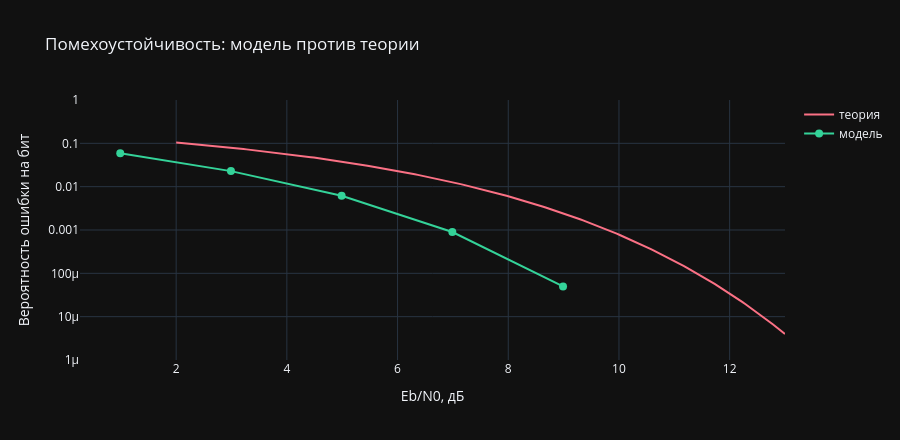

The code cell stored with this chart in its notebook:
### Markdown cell above
### 9. Кривая помехоустойчивости

Свип по отношению сигнал/шум: для каждой точки свой прогон со своим зерном
шума. Результат должен лечь на теоретическую кривую.

### Code cell
def run_point(esn0_db, nbits, mod, seed):
    """Один прогон тракта при заданном Es/N0 — число ошибок и проверенных бит."""
    b = make_bits(nbits, seed)
    w = pulse_shape(modulate(b, mod), taps, SPS)
    w = add_noise(w, esn0_db, seed=seed)
    if CFO_HZ or PHASE_DEG:
        w = apply_cfo(w, FS, CFO_HZ, PHASE_DEG)
    if TIMING_ERR:
        w = apply_timing(w, SPS, TIMING_ERR)
    r, _, _, _ = receive(w, taps, SPS, mod, FS)
    return count_errors(b, r, mod)


sweep_rows = []
for i, esn0 in enumerate(SWEEP):
    e, n = run_point(esn0, SWEEP_BITS, MOD, SEED + i)
    sweep_rows.append({
        "Es/N0, дБ": esn0,
        "Eb/N0, дБ": esn0 - 10 * np.log10(BPS),
        "ошибок": e,
        "бит": n,
        "BER модели": e / n,
    })

df = pd.DataFrame(sweep_rows)
ebn0_grid = np.linspace(min(SWEEP) - 2, max(SWEEP) + 1, 200)
theory = 0.5 * erfc(np.sqrt(10 ** ((ebn0_grid - 10 * np.log10(BPS)) / 10)))

fig = go.Figure()
fig.add_trace(go.Scatter(x=ebn0_grid, y=theory, name="теория", mode="lines",
                         line=dict(color="#fb7185", width=2)))
fig.add_trace(go.Scatter(x=df["Eb/N0, дБ"], y=df["BER модели"], name="модель",
                         mode="lines+markers", line=dict(color="#34d399", width=2),
                         marker=dict(size=8)))
fig.update_layout(
    title="Помехоустойчивость: модель против теории",
    xaxis_title="Eb/N0, дБ", yaxis_title="Вероятность ошибки на бит",
    yaxis=dict(type="log", range=[-6, 0]),
    template="plotly_dark", height=440,
)
fig.show()
print(df.to_string(index=False, float_format=lambda v: f"{v:.3e}"))

### Figure 1 — Plotly figure (JSON) as saved in the notebook; plotly's stock layout.template omitted (floating-point values rounded to 4 significant figures; data arrays with more than 128 entries replaced by an {"elided": "..."} marker saying what was removed)
{"data": [{"line": {"color": "#fb7185", "width": 2}, "mode": "lines", "name": "теория", "type": "scatter", "x": {"elided": "200 float values"}, "y": {"elided": "200 float values"}}, {"line": {"color": "#34d399", "width": 2}, "marker": {"size": 8}, "mode": "lines+markers", "name": "модель", "type": "scatter", "x": [0.9897, 2.99, 4.99, 6.99, 8.99], "y": [0.0588, 0.02285, 0.006175, 0.0009, 5e-05]}], "layout": {"height": 440, "title": {"text": "Помехоустойчивость: модель против теории"}, "xaxis": {"title": {"text": "Eb/N0, дБ"}}, "yaxis": {"range": [-6, 0], "title": {"text": "Вероятность ошибки на бит"}, "type": "log"}}}
